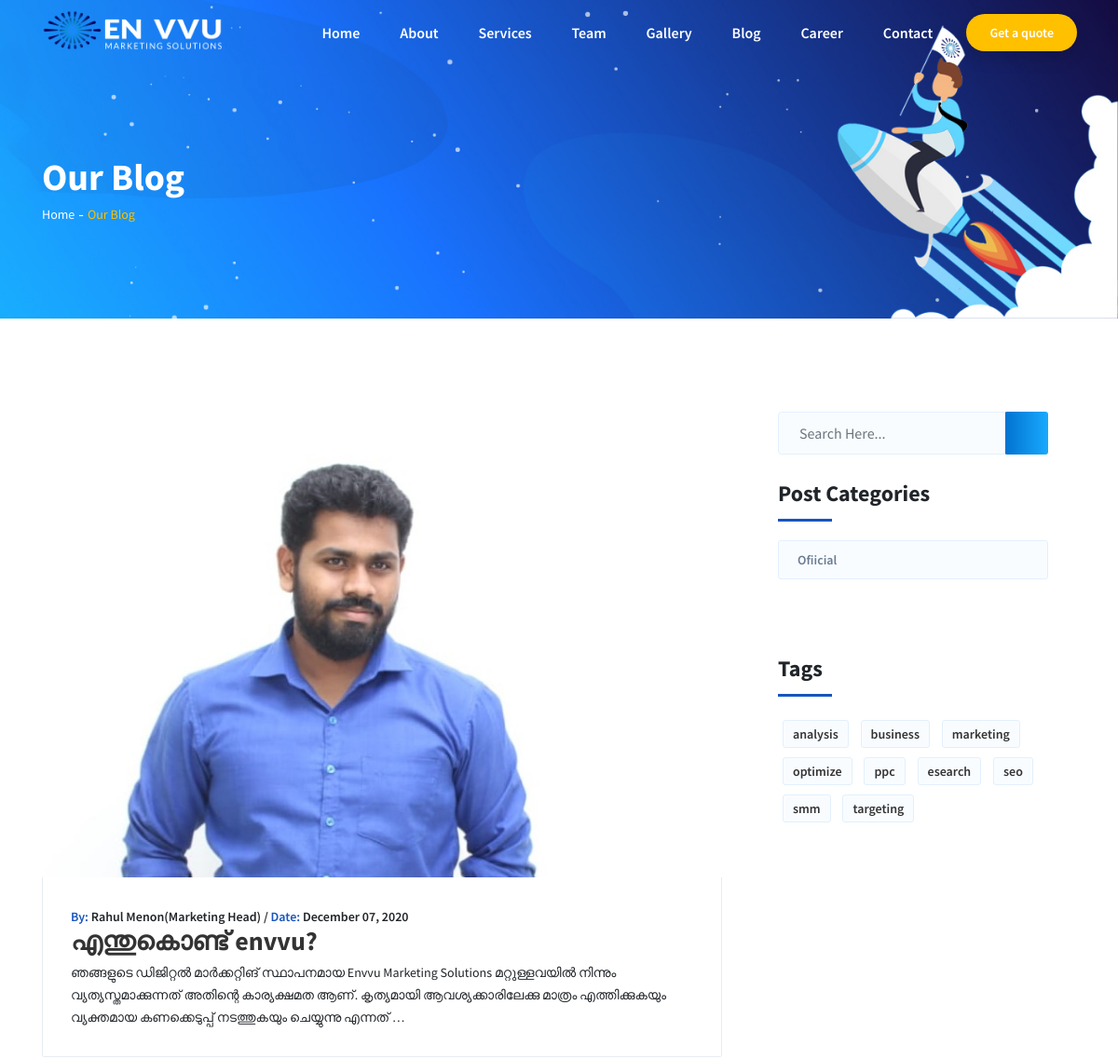
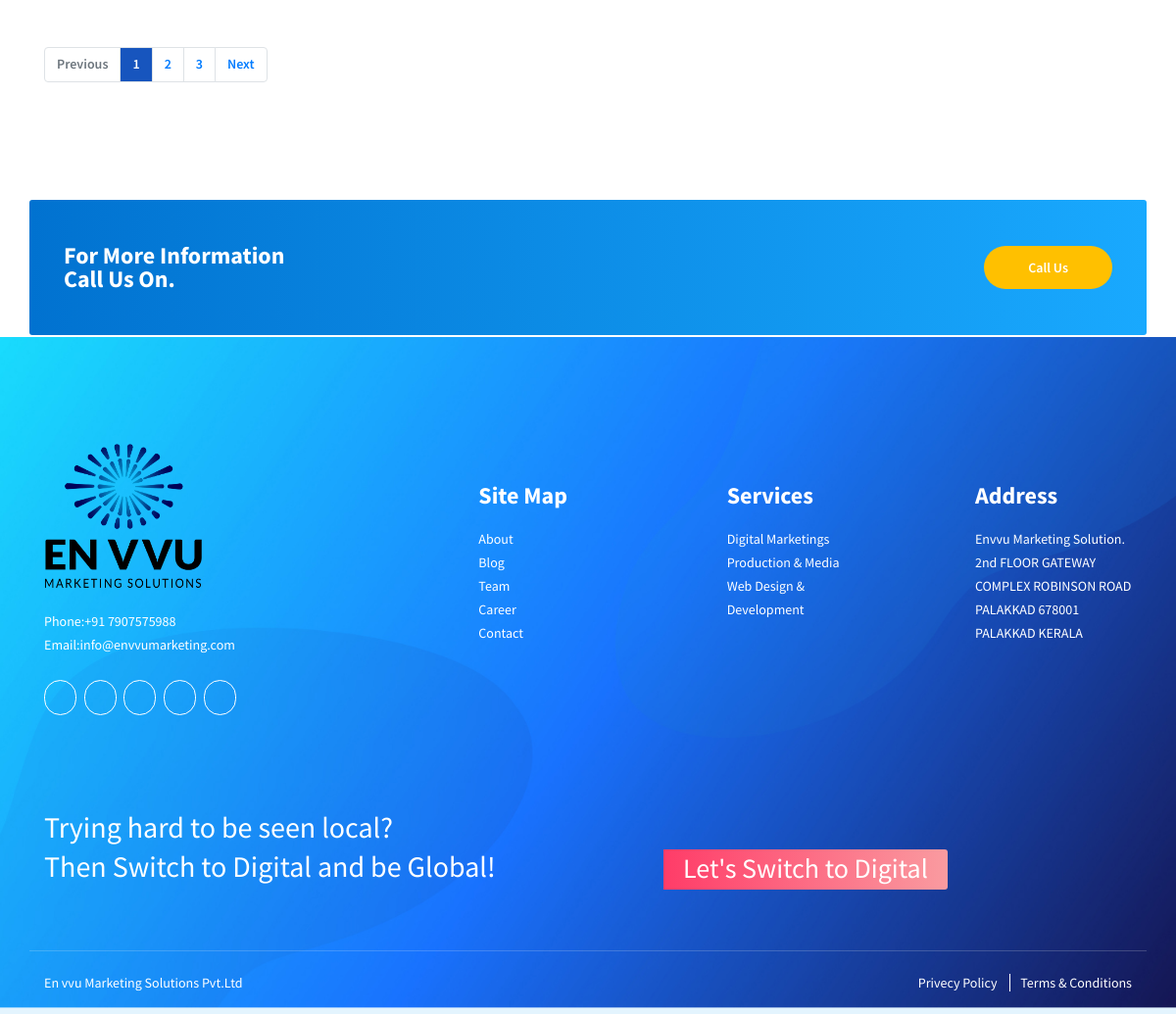
Screenshot of /blog/ with the database file from the repository (2 pictures, top to bottom).
### Envvu1/models.py (models this page shows, shortened)
class Blog(models.Model):
	title = models.CharField(max_length=100)
	categ=models.ForeignKey(Blogcateg, on_delete=models.CASCADE, null=True, blank=True)
	content = models.TextField()
	date= models.DateTimeField(default=timezone.now)
	author=models.CharField(max_length=100)
	image= models.ImageField(default='default.jpg', upload_to='blog_pics')

class Blogcateg(models.Model):
	categ = models.CharField(max_length=100)

### Envvu1/views.py (the view)
# urls.py: 2. Add a URL to urlpatterns:  path('blog/', include('blog.urls'))
def blog(request):
	context= {
	'blog':Blog.objects.all(),
	'cat':Blogcateg.objects.all(),
	}
	return render(request,'blog.html',context)

### Envvu1/templates/blog.html (shortened to what this page needs)
{% load static %}
<!DOCTYPE html>
<html lang="en">
<head>
  <link rel="stylesheet" href="{% static 'assets/css/owl.carousel.min.css' %}" />
  <link rel="stylesheet" href="{% static 'assets/css/owl.theme.default.min.css' %}" />
  <link rel="stylesheet" href="{% static 'assets/css/icofont.min.css' %}" />
  <link rel="stylesheet" href="{% static 'assets/css/bootstrap.min.css' %}" />
  <link rel="stylesheet" href="{% static 'assets/css/style.css' %}" />
</head>
<body>
  <section class="header-section page-header">
    <header class="header-area">
      <div class="dope-nav-container breakpoint-off">
        <div class="container">
          <div class="row">
            <nav class="dope-navbar justify-content-between" id="dopeNav">
              <a  href="{% url 'index' %}"><img style="width: 200px" src="{% static 'assets/img/envvu png wht line.png' %}" alt=""></a>
              <div class="dope-menu">
                <div class="dopenav">
                  <ul id="nav">
                    <li><a href="{% url 'index' %}">Home</a>
                    </li>
                    <li class="current"><a href="about.html">About</a></li>
                 <li><a href="#">Services</a>
                    </li>
					  <li><a href="{% url 'team' %}">Team</a></li>
					  <li><a href="{% url 'gallery' %}">Gallery</a></li>
					  <li><a href="{% url 'blog' %}">Blog</a></li>
					  <li><a href="{% url 'career' %}">Career</a></li>
                      <li><a href="{% url 'contact' %}">Contact</a></li>
                  </ul>
                </div>
                <a href="{% url 'contact' %}" class="menu-btn">Get a quote</a>
              </div>
            </nav>
          </div>
        </div>
      </div>
    </header>
    <div class="container">
      <div class="row section-gap">
        <div class="col-md-12">
          <h1>Our Blog</h1>
          <ul class="pagination">
            <li><a href="{% url 'index' %}">Home</a></li>
            <li>Our Blog</li>
          </ul>
        </div>
      </div>
    </div>
  </section>
  <section class="blog-post-section section-gap">
    <div class="container">
      <div class="row d-flex">
        <div class="col-lg-8 col-md-12 blog-posts">
          {%for i in blog%}
          <div class="single-post">
            <a class="feature-img" href="single.html"><img style="height:500px" class="img-fluid" src="{{i.image.url}}" alt=""></a>
            <div class="details">
              <div class="meta">
                <span>By:</span> {{i.author}} / <span>Date:</span> {{i.date|date:"F d, Y"}}
              </div>
              <a href="{% url 'blogdet' i.id %}">
                <h2>{{i.title}}</h2>
              </a>
              <p>
                {{i.content|truncatechars:200}}
              </p>
            </div>
          </div>
          <nav aria-label="page navigation">
            <ul class="pagination">
              <li class="page-item disabled">
                <a class="page-link" href="#" tabindex="-1">Previous</a>
              </li>
              <li class="page-item active">
                <a class="page-link" href="#">1</a>
              </li>
              <li class="page-item"><a class="page-link" href="#">2</a></li>
              <li class="page-item"><a class="page-link" href="#">3</a></li>
              <li class="page-item">
                <a class="page-link" href="#">Next</a>
              </li>
            </ul>
          </nav>
          {% endfor %}
        </div>
        <div class="col-lg-4 col-md-12 sidebar">
          <div class="widget widget_search">
            <div class="input-group">
              <input class="form-control" type="text" placeholder="Search Here...">
              <div class="input-group-append">
                <button class="form-btn-style" type="submit">
                  <i class="icofont-search-2"></i>
                </button>
              </div>
            </div>
          </div>
          <div class="widget category_widget">
            <h4 class="widget-title">Post Categories</h4>
            <ul>
               {%for i in cat%}
              <li><a href="#">{{i.categ}}</a></li>
              {%endfor%}
            </ul>
          </div>
          <div class="widget ads_widget text-center">
          </div>
          <div class="widget widget_tag_cloud">
            <h4 class="widget-title">Tags</h4>
            <ul>
              <li><a href="#">analysis</a></li>
              <li><a href="#">business</a></li>
              <li><a href="#">marketing</a></li>
              <li><a href="#">optimize</a></li>
              <li><a href="#">ppc</a></li>
              <li><a href="#">esearch</a></li>
              <li><a href="#">seo </a></li>
              <li><a href="#">smm</a></li>
              <li><a href="#">targeting</a></li>
            </ul>
          </div>
        </div>
      </div>
    </div>
  </section>
 <section class="subscribe-form-section">
    <div class="container">
      <div class="row d-flex justify-content-center align-items-center cta-subscribe-wrap other-page">
        <div class="col-md-5">
          <h4>For More Information  <br>
            Call Us On.
          </h4>
        </div>
        <div class="col-md-7">
          <form class="input-group subscribe-form-wrap">
            <div class="input-group-append">
              <button class="form-btn-style" type="submit">
                Call Us
              </button>
            </div>
          </form>
        </div>
      </div>
    </div>
  </section>
 <br>
 <br>
 <br>
  <footer class="footer-section section-gap-top home-one">
    <div class="container">
      <div class="row footer-top d-flex justify-content-between">
        <div class="col-lg-4 col-md-6 col-6 footer-widgets">
          <img src="{% static 'assets/im/EN VVU LOGO.png' %}" alt="en vvu" width="162" height="158" class="footer-logo" >
          <p>Phone:<a href="tel:+91 7907575988">+91 7907575988</a> <br>
Email:<a href="mailto:info@envvumarketing.com">info@envvumarketing.com</a> </p>
          <ul class="social-lists">
            <li><a href="https://www.facebook.com/envvumarketing/"><i class="icofont-facebook"></i></a></li>
			  <li><a href="https://twitter.com/envvumarketing"><i class="icofont-twitter"></i></a></li>
            <li><a href="https://www.youtube.com/channel/UCde3OSSxVRuugxGtvOe2A_g"><i class="icofont-youtube"></i></a></li>
            <li><a href="https://www.instagram.com/envvumarketing/"><i class="icofont-instagram"></i></a></li>
            <li><a href="https://www.linkedin.com/company/envvumarketingsolutions/"><i class="icofont-linkedin"></i></a></li>
          </ul>
		  </div>
        <div class="col-lg-2 col-md-6 col-6 footer-widgets" style="padding-top: 50px;">
          <div class="single-widget">
            <h4 class="wiget-title">Site Map</h4>
            <ul>
              <li><a href="{% url 'about' %}">About</a></li>
              <li><a href="{% url 'blog' %}">Blog</a></li>
			  <li><a href="{% url 'team' %}">Team</a></li>
			   <li><a href="{% url 'career' %}">Career</a></li>
              <li><a href="{% url 'contact' %}">Contact</a></li>
            </ul>
          </div>
        </div>
        <div class="col-lg-2 col-md-6 col-6 footer-widgets" style="padding-top: 50px;">
          <div class="single-widget">
            <h4 class="wiget-title">Services</h4>
            <ul>
              <li><a href="{% url 'digitalmarketing' %}">Digital Marketings</a></li>
              <li><a href="{% url 'production' %}">Production & Media</a></li>
              <li><a href="{% url 'webdevelopment' %}">Web Design & Development</a></li>
            </ul>
          </div>
        </div>
        <div class="col-lg-2 col-md-6 col-6 footer-widgets" style="padding-top: 50px;">
          <div class="single-widget">
            <h4 class="wiget-title">Address</h4>
         <p>Envvu Marketing Solution.
2nd FLOOR GATEWAY COMPLEX
ROBINSON ROAD PALAKKAD 678001
PALAKKAD KERALA</p>
          </div>
        </div>
      </div>
      <div class="row footer-bottom section-gap-top d-flex align-items-center">
        <div class="col-md-6">
          <p style="font-size:30px; color: white; line-height: 40px;">Trying hard to be seen local?<br> Then Switch to Digital and be Global! <br></p>
        </div>
        <div class="col-md-6">
          <div class="comment-buttons" style="padding-left: 70px; height: 10px;">
            <button class="btn-style red-btn"><h3 style="padding-top: 5px;">Let's Switch to Digital</h3></button>
          </div>
        </div>
      </div>
      <div class="row copyright-bottom d-flex align-items-center">
        <div class="col-md-6">
          <p><a href="envvumarketing.com">En vvu Marketing Solutions Pvt.Ltd</a></p>
        </div>
        <div class="col-md-6">
          <ul>
            <li><a href="#">Privecy Policy</a></li>
            <li><a href="#">Terms & Conditions</a></li>
          </ul>
        </div>
      </div>
    </div>
  </footer>
</body>
</html>

### rows the page displays
Blog: image (picture), author "Rahul Menon(Marketing Head)", date "December 07, 2020", title "എന്തുകൊണ്ട് envvu?", content "ഞങ്ങളുടെ ഡിജിറ്റൽ മാർക്കറ്റിങ് സ്ഥാപനമായ Envvu Marketing Solutions മറ്റുള്ളവയിൽ നിന്നും വ്യത്യസ്തമാക്കുന്നത് അതിന്റെ കാര്യക്ഷമത ആണ്. കൃത്യമായി ആവശ്യക്കാരിലേക്കു മാത്രം എത്തിക്കുകയും വ്യക്തമായ കണക്കെടുപ്പ് നടത്തുകയും ചെയ്യുന്നു എന്നത് …"
Blogcateg: categ "Ofiicial"
